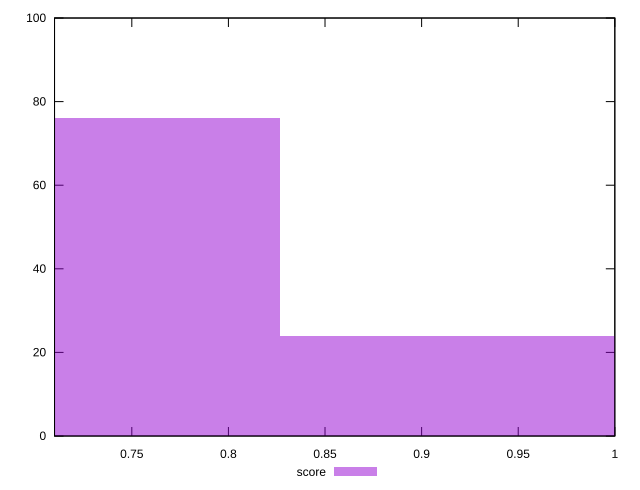

Generate this figure with gnuplot:
reset

$score <<EOF
0.7085880812315183 76
0.9447841083086911 24
EOF

set key outside below
set boxwidth 0.23619602707717277
set xrange [0.71:1]
set yrange [0:100]
set trange [0:100]
set style fill transparent solid 0.5 noborder
set terminal svg size 640, 490 enhanced background rgb 'white'
set output "report_00019_2021-02-10T18-14-37.922Z//uses-rel-preconnect/samples/pages+cached/score/histogram.svg"

plot $score title "score" with boxes

reset
